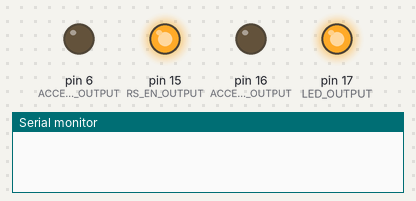
Simulated run of this sketch. Board: Arduino Leonardo, built with avr-gcc and run on an emulated ATmega32U4. Parts: output pins drawn as LEDs (lit = HIGH), the last lines printed to the serial monitor.

Above: at 0.1 s.
At 1.1 s:
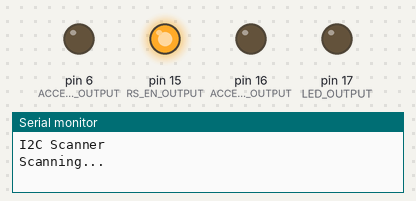
Timing chart, 0 to 2.6 s (numbered marks = the images above):
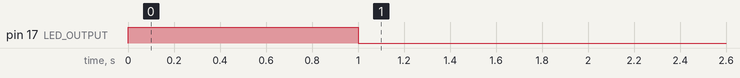

The sketch:

i2c_scaner.ino
```cpp
// --------------------------------------
// i2c_scanner
//
// Version 1
//    This program (or code that looks like it)
//    can be found in many places.
//    For example on the Arduino.cc forum.
//    The original author is not know.
// Version 2, Juni 2012, Using Arduino 1.0.1
//     Adapted to be as simple as possible by Arduino.cc user Krodal
// Version 3, Feb 26  2013
//    V3 by louarnold
// Version 4, March 3, 2013, Using Arduino 1.0.3
//    by Arduino.cc user Krodal.
//    Changes by louarnold removed.
//    Scanning addresses changed from 0...127 to 1...119,
//    according to the i2c scanner by Nick Gammon
//    http://www.gammon.com.au/forum/?id=10896
// Version 5, March 28, 2013
//    As version 4, but address scans now to 127.
//    A sensor seems to use address 120.
// Version 6, November 27, 2015.
//    Added waiting for the Leonardo serial communication.
//
//
// This sketch tests the standard 7-bit addresses
// Devices with higher bit address might not be seen properly.
//

#include <Wire.h>

#define RS_EN_OUTPUT  DDRB |= (1<<1)
#define RS_EN_RX      PORTB &= ~(1<<1)
#define RS_EN_TX      PORTB |= (1<<1)

#define LED_OUTPUT    DDRB |= (1<<0)
#define LED_OFF       PORTB &= ~(1<<0)
#define LED_ON        PORTB |= (1<<0)

#define ACCEL_1_SLA_OUTPUT  DDRD |= (1<<7)
#define ACCEL_1_SLA_1       PORTD |= (1<<7)
#define ACCEL_1_SLA_0       PORTD &= ~(1<<7)

#define ACCEL_2_SLA_OUTPUT  DDRB |= (1<<2)
#define ACCEL_2_SLA_1       PORTB |= (1<<2)
#define ACCEL_2_SLA_0       PORTB &= ~(1<<2)

#define ACCEL_VCC_OUTPUT    DDRC |= (1<<0)
#define ACCEL_VCC_ON        PORTC |= (1<<0)
#define ACCEL_VCC_OFF       PORTC &= ~(1<<0)

void setup()
{
  //  DDRC &= ~(1<<3);
  //  PORTC |= (1<<3);
  //  DDRC |= (1<<3);
  //  PORTC |= (1<<3);

  ACCEL_VCC_OUTPUT;
  ACCEL_1_SLA_OUTPUT;
  ACCEL_2_SLA_OUTPUT;
  RS_EN_OUTPUT;

  ACCEL_VCC_ON;
  RS_EN_TX;

  LED_OUTPUT;
  LED_ON;
  delay(1000);
  LED_OFF;

  Wire.begin();

  Serial.begin(115200);
  while (!Serial);             // Leonardo: wait for serial monitor
  Serial.println("\nI2C Scanner");
}


void loop()
{
  byte error, address;
  int nDevices;

  Serial.println("Scanning...");

  nDevices = 0;
  for(address = 0; address < 127; address++ )
  {
    // The i2c_scanner uses the return value of
    // the Write.endTransmisstion to see if
    // a device did acknowledge to the address.
    Wire.beginTransmission(address);
    error = Wire.endTransmission();
    delay(10);
    if (error == 0)
    {
      Serial.print("I2C device found at address 0x");
      if (address<16)
        Serial.print("0");
      Serial.print(address,HEX);
      Serial.println("  !");

      nDevices++;
    }
    else if (error==4)
    {
      Serial.print("Unknown error at address 0x");
      if (address<16)
        Serial.print("0");
      Serial.println(address,HEX);
    }
  }
  if (nDevices == 0)
    Serial.println("No I2C devices found\n");
  else
    Serial.println("done\n");

  delay(1000);           // wait 1 seconds for next scan
}
```
